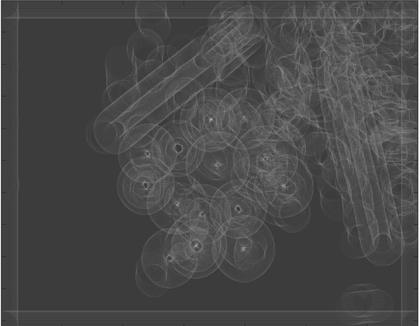
%> input picture circles1.png (made grey), 420 x 326 px, shrunk from 1093 x 849 before the run, given in place of ps1-input0.png, which was not available
$ octave ps1.m   (GNU Octave 9; MATLAB toolbox functions it lacks are replaced by stand-ins)
%> lines starting %> are read from the running program, lines starting %| are printed output that depends on the picture; pictures that were not available may be replaced by others from this repository, and a replacement may not be noted
### hough_lines_acc.m
function [H, theta, rho] = hough_lines_acc(BW, varargin)
    % Compute Hough accumulator array for finding lines.
    %
    % BW: Binary (black and white) image containing edge pixels
    % RhoResolution (optional): Difference between successive rho values, in pixels
    % Theta (optional): Vector of theta values to use, in degrees
    %
    % Please see the Matlab documentation for hough():
    % http://www.mathworks.com/help/images/ref/hough.html
    % Your code should imitate the Matlab implementation.
    %
    % Pay close attention to the coordinate system specified in the assignment.
    % Note: Rows of H should correspond to values of rho, columns those of theta.

    %% Parse input arguments
    p = inputParser();
    [y x] = find(BW == 1);
    %x = x - 1;
    %y = y - 1;
    addParameter(p, 'RhoResolution', 1);
    addParameter(p, 'Theta', linspace(-90, 89, 180));
    parse(p, varargin{:});

    rhoStep = p.Results.RhoResolution;
    theta = p.Results.Theta;
    D = sqrt((size(BW,1)-1)^2 + (size(BW,2)-1)^2);
    NRHO = (2 * ceil(D/rhoStep)) + 1;
    DIAGONAL = rhoStep * ceil(D/rhoStep);
    rho = -1 * DIAGONAL : rhoStep :DIAGONAL;
    %% TODO: Your code here
    H = zeros(length(rho),length(theta));
    distance = zeros(1,length(rho));
    for i = 1:length(x)
        for th = 1:length(theta)
            d = x(i) * cos(theta(th)/180 * pi) + y(i) * ...
                sin(theta(th)/180 * pi);
            distance = abs(rho - d);
            [value, index] = min(distance);
            H(index,th) = H(index,th) + 1;
        end
    end
end

### hough_peaks.m
function peaks = hough_peaks(H, varargin)
    % Find peaks in a Hough accumulator array.
    %
    % Threshold (optional): Threshold at which values of H are considered to be peaks
    % NHoodSize (optional): Size of the suppression neighborhood, [M N]
    %
    % Please see the Matlab documentation for houghpeaks():
    % http://www.mathworks.com/help/images/ref/houghpeaks.html
    % Your code should imitate the matlab implementation.

    %% Parse input arguments
    p = inputParser;
    addOptional(p, 'numpeaks', 1, @isnumeric);
    addParameter(p, 'Threshold', 0.5 * max(H(:)));
    addParameter(p, 'NHoodSize', floor(size(H) / 100.0) * 2 + 1);  % odd values >= size(H)/50
    parse(p, varargin{:});

    numpeaks = p.Results.numpeaks;
    threshold = p.Results.Threshold;
    nHoodSize = p.Results.NHoodSize;
  %  numpeaks
   % threshold
    %nHoodSize

    % TODO: Your code here
    Rawpeaks = zeros(numpeaks, 3);
    for i = 1:numpeaks
        Sorted_H = sort(H(:),'descend');
        [rho, theta] = find(H == Sorted_H(1));
        Rawpeaks(i,1) = rho(1);
        Rawpeaks(i,2) = theta(1);
        Rawpeaks(i,3) = Sorted_H(1);
        if (rho - floor(nHoodSize(1)/2) >= 1)
            margin1 = rho - floor(nHoodSize(1)/2);
        else
            margin1 = 1;
        end
        if (rho + floor(nHoodSize(1)/2) <= size(H,1))
            margin2 = rho + floor(nHoodSize(1)/2);
        else
            margin2 = size(H,1);
        end
        if (theta - floor(nHoodSize(2)/2) >= 1)
            margin3 = theta - floor(nHoodSize(2)/2);
        else
            margin3 = 1;
        end
        if (theta + floor(nHoodSize(2)/2) <= size(H,2))
            margin4 = theta + floor(nHoodSize(2)/2);
        else
            margin4 = size(H,2);
        end
        H(margin1:margin2,margin3:margin4) = 0;
    end
    peaks = zeros(1,3);
    j = 1;
    for i = 1:numpeaks
        if (Rawpeaks(i,3) >= threshold)
            peaks(j,1) = Rawpeaks(i,1);
            peaks(j,2) = Rawpeaks(i,2);
            peaks(j,3) = Rawpeaks(i,3);
            j = j + 1;
        end
    end

end

### hough_lines_draw.m
function hough_lines_draw(img, outfile, peaks, rho, theta)
    % Draw lines found in an image using Hough transform.
    %
    % img: Image on top of which to draw lines
    % outfile: Output image filename to save plot as
    % peaks: Qx2 matrix containing row, column indices of the Q peaks found in accumulator
    % rho: Vector of rho values, in pixels
    % theta: Vector of theta values, in degrees

    figure();
    imshow(img);

    for pk = 1:length(peaks)
        R = rho(peaks(pk, 1));
        T = theta(peaks(pk, 2));
        if sin(T / 180 * pi) == 0
            x = [R R];
            y = [1 size(img, 1)];
            hold on
            pl = line(x, y);
            pl.Color = 'green';
            pl.LineWidth = 1;
        else
            x = [1 size(img, 2)];
            y = (R - x .* cos(T / 180 * pi))./ sin(T / 180 * pi);
            hold on
            pl = line(x, y);
            pl.Color = 'green';
            pl.LineWidth = 1;
        end

    end

end

### ps1.m
% ps1
clear;clc;
%% 1-a
img = imread(fullfile('input', 'ps1-input0.png'));  % already grayscale
%> img is the input picture: size 326x420 uint8; min 39, max 251, mean 73.7
%img = imread('3.jpg');  % already grayscale
%img = img(:, :, 1);
img_edges = edge(img, 'canny', []);
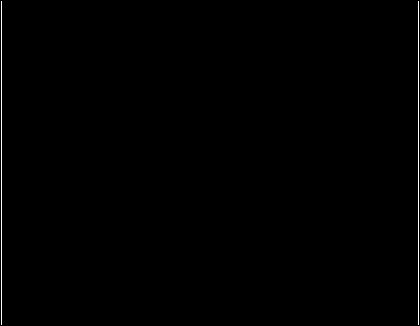
%> img_edges: size 326x420 logical; 0.47% white in thin lines or dots
figure();
ax1 = subplot(2,1,1);
imshow(img)
ax2 = subplot(2,1,2);
imshow(img_edges)
%% TODO: Compute edge image img_edges
imwrite(img_edges, fullfile('output', 'ps1-1-a-1.png'));  % save as output/ps1-1-a-1.png

%% 2-a
[H, theta, rho] = hough_lines_acc(img_edges, 'RhoResolution', 1);  % defined in hough_lines_acc.m
%> in hough_lines_acc, `[y x] = find(BW == 1);`: y = 648 values from 2 to 325; x = 648 values from 2 to 419
%> theta = 180 values from -90 to 89; rho = 1063 values from -531 to 531
figure();
imagesc(H, 'XData', theta, 'YData', rho);
%> (this line was passed over: imagesc is not available in this run)
title('Hough accumulator');
%% TODO: Plot/show accumulator array H, save as output/ps1-2-a-1.png

%% 2-b
peaks = hough_peaks(H, 10);  % defined in hough_peaks.m
%> the loop in hough_peaks, `for i = 1:numpeaks` made 10 passes
%> (rho, theta, margin1, margin2, margin3, margin4) on passes 1 to 2: ([534; 951], [91; 91], [524; 941], [544; 961], [90; 90], [92; 92]), (951, 91, 941, 961, 90, 92)
%> (theta, margin3, margin4) on pass 5: ([93; 93; 93; 93; 93; 93; 93; 93; 93; 93; 93; 93; 93], [92; 92; 92; 92; 92; 92; 92; 92; 92; 92; 92; 92; 92], [94; 94; 94; 94; 94; 94; 94; 94; 94; 94; 94; 94; 94])
%> after the loop in hough_peaks, `for i = 1:numpeaks`:
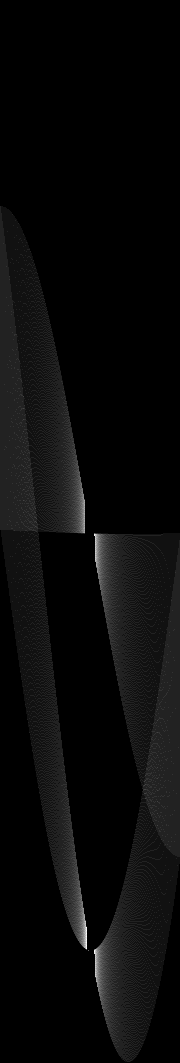
%> H: size 1063x180 double; min 0, max 15, mean 0.58; drawn with min black and max white
%> after the loop in hough_peaks, `for i = 1:numpeaks`: Rawpeaks = [534 91 324; 951 91 324; 525 89 29; 940 89 29; 535 93 29; 952 93 29; 547 94 20; 965 94 20; 513 87 15; 525 87 15]
%> after the loop in hough_peaks, `for i = 1:numpeaks`: j = 3; peaks = [534 91 324; 951 91 324]
%> peaks = [534 91 324; 951 91 324]
hold on;
plot(theta(peaks(:,2)), rho(peaks(:,1)),'rs');
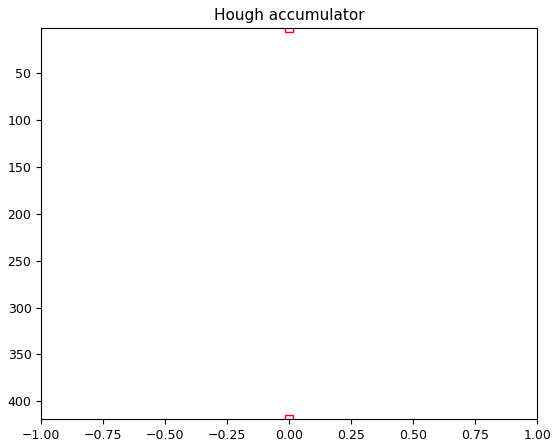
%> figure redrawn from the program's plot data
hold off;
%% TODO: Highlight peak locations on accumulator array, save as output/ps1-2-b-1.png

%% TODO: Rest of your code here
hough_lines_draw(img, 'ps1-2-c-1.png', peaks, rho, theta);
%> the loop in hough_lines_draw, `for pk = 1:length(peaks)` made 3 passes
%> (R, T, x) on passes 1 to 2: (2, 0, [2 2]), (419, 0, [419 419])
%> after the loop in hough_lines_draw, `for pk = 1:length(peaks)`:
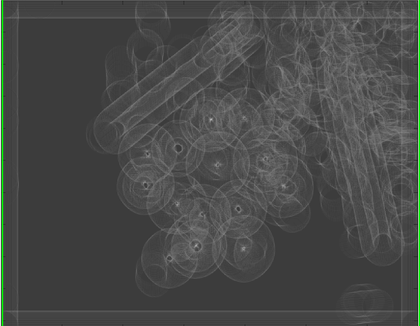
%> figure redrawn from the program's plot data
%> the run ends on the next line
